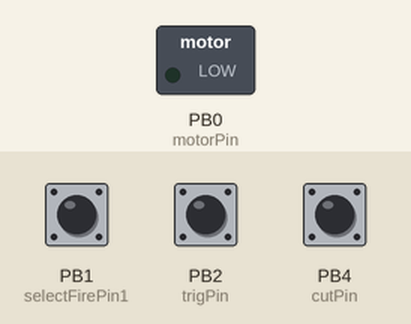
Bench run of a sketch on a simulated ATtiny85, built with avr-gcc and run on an emulated ATtiny85. Shown: switched loads named in the sketch (green lamp = pin HIGH). Inputs (shaded band) come from the test bench; at power-on: PB2 (trigPin) HIGH, PB4 (cutPin) HIGH, PB1 (selectFirePin1) HIGH. Sleep ends after the set time or at an interrupt.

Above: at 1.2 s.
1.3 s: PB2 (trigPin) pulled LOW for 0.15 s
At 2.4 s:
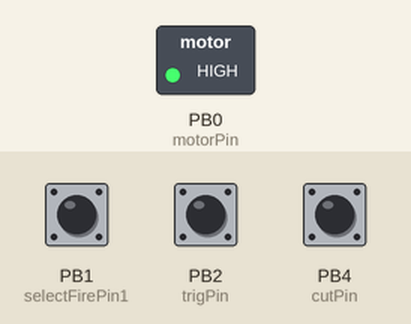
2.9 s: PB4 (cutPin) pulled LOW for 0.15 s
At 3.6 s:
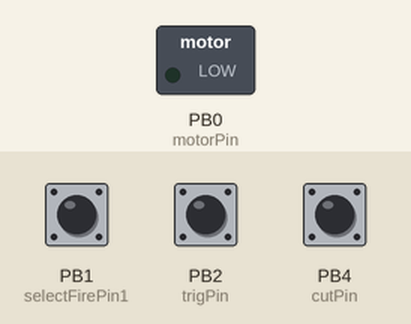
4.5 s: PB2 (trigPin) pulled LOW for 1 s
At 4.8 s:
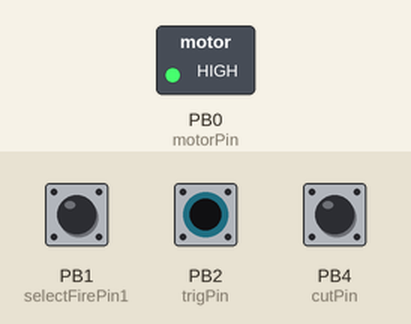
Timing chart, 0 to 16.9 s (numbered marks = the images above; inputs shaded):
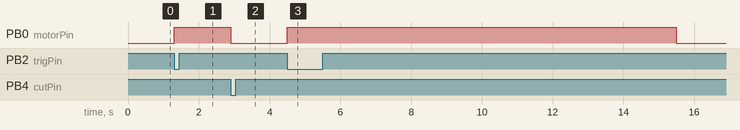

The sketch:

ETrig_Attiny_W_Sleep.ino
```cpp
#include<avr/sleep.h>
#include<avr/power.h>
#include<avr/interrupt.h>
#include<arduino.h>

#define trigPin 2
#define cutPin 4
#define motorPin 0
#define selectFirePin1 1
#define selectFirePin2 3
//#define burstPin 2
unsigned long previousMillis = 0;//for measuring time in case of mechanical failure.
const long inter = 10000;
void setup() {

  //configure input pins with pullup resistors
  pinMode(trigPin, INPUT_PULLUP);
  pinMode(cutPin, INPUT_PULLUP);
  pinMode(selectFirePin1, INPUT_PULLUP);
  pinMode(selectFirePin2, INPUT_PULLUP);
//  pinMode(burstPin, INPUT);
  //configure output pin(s)
  pinMode(motorPin, OUTPUT);


}

EMPTY_INTERRUPT(PCINT2_vect)


void enterSleep()
{

  /* Setup pin2 as an interrupt and attach handler. */
 GIMSK |= _BV(PCIE);
 PCMSK|= _BV(PCINT2);

  delay(100);

  set_sleep_mode(SLEEP_MODE_PWR_DOWN);

  sleep_enable();
  sei();
  sleep_cpu();
  sleep_mode();

  /* The program will continue from here. */

  /* First thing to do is disable sleep. */
  cli();
  PCMSK&= _BV(PCINT2);
  sleep_disable();
  digitalWrite(motorPin, HIGH);
  bool trigPull =  false;
  byte cutoff = digitalRead(cutPin);
  trigFunc(trigPull, cutoff);
}
/*
void enterSleepBurst(void)
{

   Setup pin2 as an interrupt and attach handler.
  //attachInterrupt(digitalPinToInterrupt(trigPin), pin2Interrupt, LOW);
  delay(100);

  set_sleep_mode(SLEEP_MODE_PWR_DOWN);

  sleep_enable();

  sleep_mode();


  sleep_disable();
//  detachInterrupt(digitalPinToInterrupt(trigPin));
  digitalWrite(motorPin, HIGH);
  bool trigPull =  false;
  byte cutoff = digitalRead(cutPin);
//  burstFunc();
}*/
/*Initial function that loops until trigger is pulled
  or it calls the sleep function
*/
bool trigFunc(bool trigPull, int cutoff)
{

  while (cutoff == HIGH && trigPull == false)
  {


    unsigned long currentMillis = millis();
    bool trigState = false;

    if (digitalRead(trigPin) == LOW && digitalRead(cutPin) == HIGH)
    {
      previousMillis = currentMillis;
      //delay(10);
      digitalWrite(motorPin, HIGH);
    }
    else if (trigPull == true)
    {
      return;
    }
    else if (digitalRead(cutPin) == LOW)
    {
      previousMillis = currentMillis;
      trigState = ! trigState;
      digitalWrite(motorPin, LOW);
      return trigState;
    }
    else if (digitalRead(trigPin) == HIGH && digitalRead(cutPin) == HIGH && (currentMillis - previousMillis) >= inter)
    {
      previousMillis = currentMillis;
      digitalWrite(motorPin, LOW);


      enterSleep();
    }
  }
}
/*
   Function that will not allow the program back into the trigger pulling
   function until the trigger is let go, Obviously for semi-auto
*/
bool trigHeldFunc(bool trigPull)
{
  while (trigPull == true && digitalRead(trigPin) == LOW)
  {
    if (digitalRead(trigPin) == LOW && digitalRead(cutPin) == HIGH)
    {

      digitalWrite(motorPin, LOW);
      delay(20);
    }
    else if (digitalRead(trigPin) == HIGH && digitalRead(cutPin) == HIGH)
    {
      digitalWrite(motorPin, LOW);
      trigPull = ! trigPull;

      break;
    }
    else if (digitalRead(trigPin) == HIGH && digitalRead(cutPin) == LOW)
    {

      digitalWrite(motorPin, LOW);
      trigPull = ! trigPull;
      break;
    }
  }
}

//   This function allows for full auto fire
    //uncomment this for fully automatic
  void selectFireFunc()
  {
  unsigned long currentMillis = millis();
  while ( digitalRead(selectFirePin1) == HIGH)
  {
    if (digitalRead(trigPin) == HIGH && currentMillis - previousMillis >= inter)
    {
      previousMillis = currentMillis;
      digitalWrite(motorPin, LOW);

      delay(1000);
      enterSleep();
      digitalWrite(motorPin, LOW);
    }
    else if (digitalRead(trigPin) == LOW)
    {

      previousMillis = currentMillis;
      delay(500);
      digitalWrite(motorPin, HIGH);
    }

    digitalWrite(motorPin, LOW);
  }
  }

//comment/uncomment this if you want burst fire or automatic fire.
/*void burstFunc()
{
  bool trigPull = false;
  unsigned long currentMillis = millis();
  while ( digitalRead(burstPin) == HIGH)
  {


    if (digitalRead(trigPin) == LOW && trigPull == false)
    {


      for (byte tRB = 0; tRB < 3;tRB++)
      {
        digitalWrite(motorPin, HIGH);

        delay(500);
        while(digitalRead(cutPin) == HIGH)

        {
        //sit here and do nothing...

        }


      }
      digitalWrite(motorPin,LOW);
      trigPull =! trigPull;
    }

    if (digitalRead(trigPin) == LOW)
    {
      trigPull = trigHeldFunc(trigPull);

    }
  }

}
*/
void loop() {

  bool trigPull = false;
  //read the buttons value into a variable
  byte cutoff = digitalRead(cutPin);

/*  while (digitalRead(burstPin) == HIGH && trigPull == false)
  {
    burstFunc();
  }
  //uncomment Below and comment out the function call above this one for automatic fire.*/
   if(digitalRead(selectFirePin1) == LOW && trigPull == false)
    {
     selectFireFunc();
    }

  if (digitalRead(trigPin) == HIGH) //Just double checking that the trigger isnt held so that it can break into the first function without issue.
  {
    trigPull = false;
  }

  trigPull = trigFunc(trigPull, cutoff); //Looping function that determines if youve pulled the trigger
  trigHeldFunc(trigPull);//Functions that waits for the trigger to be realeased


}
```

Measured:
- after the input at 1.3 s, PB0 (motorPin): LOW → HIGH at once
- after the input at 2.9 s, PB0 (motorPin): HIGH → LOW at once
- after the input at 4.5 s, PB0 (motorPin): LOW → HIGH at once, → LOW 11.0 s later
